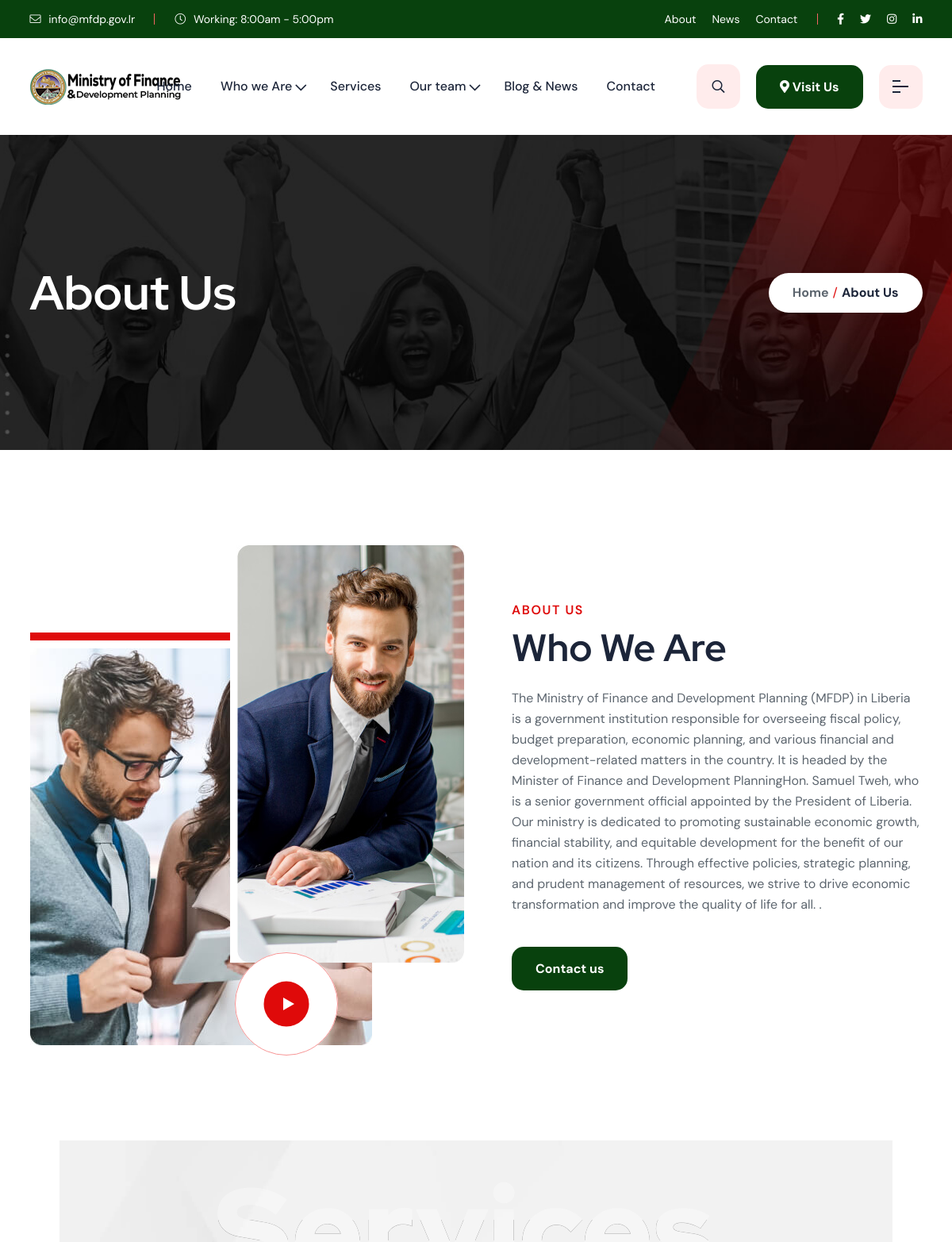
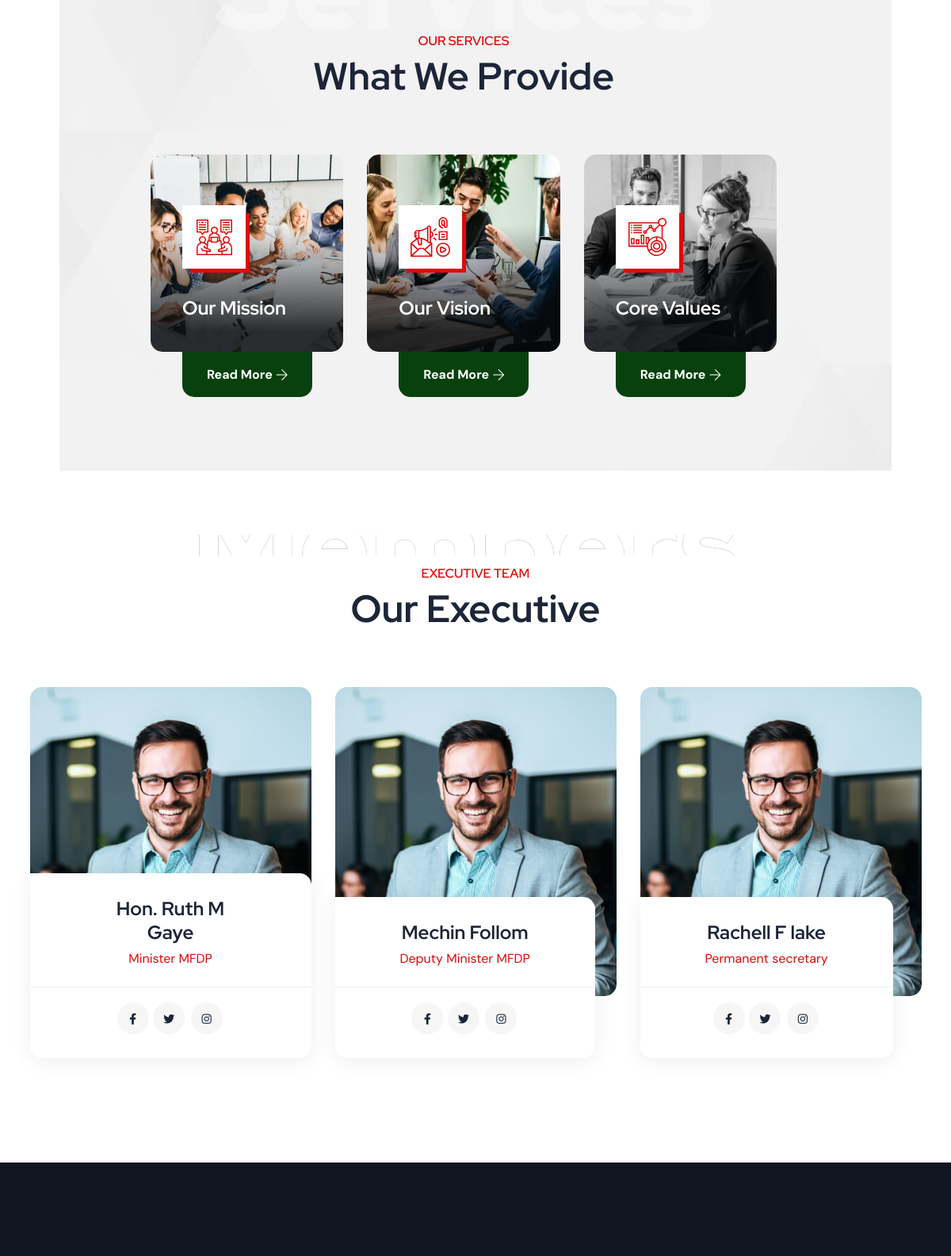
/about (upper part), run on the app's committed database (2 pictures, top to bottom).
### MFDP/models.py (models this page shows, shortened)
class Executive_Team(models.Model):
    full_name =models.CharField(max_length=100)
    image =models.ImageField(upload_to="team/", blank=True, null=True)
    position =models.CharField(max_length=50, blank=True, null=True)

### MFDP/views.py (the view)
# urls.py: path('about', about, name="about"),
def about(request):
    executives = Executive_Team.objects.all()[:3]
    context ={
        'executives':executives
    }
    return render(request, 'about-us.html', context)

### MFDP/templates/about-us.html (shortened to what this page needs)
{% extends 'base.html' %}
{% load static %}
{% block content %}
    <div class="rts-breadcrumb-area breadcrumb-bg bg_image">
        <div class="container">
            <div class="row align-items-center">
                <div class="col-xl-6 col-lg-6 col-md-6 col-sm-12 col-12 breadcrumb-1">
                    <h1 class="title">About Us</h1>
                </div>
                <div class="col-xl-6 col-lg-6 col-md-6 col-sm-12 col-12">
                    <div class="bread-tag">
                        <a href="/">Home</a>
                        <span> / </span>
                        <a href="#" class="active">About Us</a>
                    </div>
                </div>
            </div>
        </div>
    </div>
    <div class="rts-about-area rts-section-gap">
        <div class="container">
            <div class="row g-5 align-items-center">
                <div class="col-lg-6">
                    <div class="about-image-v-inner">
                        <div class="image-area">
                            <img class="mt--110 img-1" src="/static/assets/images/about/main/about-03.jpg" alt="BUsiness_image">
                            <img class="img-over" src="/static/assets/images/about/main/about-04.jpg" alt="BUsiness_image">
                            <div class="goal-button-wrapper">
                                <div class="vedio-icone">
                                    <a id="play-video" class="video-play-button" href="https://www.youtube.com/watch?v=OtAHGnbG9PA">
                                        <span></span>
                                    </a>
                                </div>
                            </div>
                        </div>
                    </div>
                </div>
                <div class="col-lg-6">
                    <div class="about-progress-inner">
                        <div class="title-area">
                            <span>ABOUT US</span>
                            <h2 class="title">Who We Are</h2>
                        </div>
                        <div class="inner">
                            <p class="disc">The Ministry of Finance and Development Planning (MFDP) in Liberia is a government institution responsible for overseeing fiscal policy,
                                 budget preparation, economic planning, and various financial and development-related matters in the country.
                                It is headed by the Minister of Finance and Development PlanningHon. Samuel Tweh, who is a senior government official appointed by the President of Liberia.<br>
                                Our ministry is dedicated to promoting sustainable economic growth, financial stability, and equitable development for the benefit of our nation and its citizens.
                                 Through effective policies, strategic planning, and prudent management of resources, we strive to drive economic transformation and improve the quality of life for all.
.</p>
                            <a href="#" class="rts-btn btn-primary">Contact us</a>
                        </div>
                    </div>
                </div>
            </div>
        </div>
    </div>
    <div class="rts-service-area rts-section-gapBottom">
        <div class="container-fluid service-main about-service-width-controler">
            <div class="background-service service-three row">
                <div class="row g-5">
                    <div class="rts-title-area service-four text-center pt--40 pt_md--0 mt_sm--0 mt_md--0">
                        <p class="pre-title">
                            Our Services
                        </p>
                        <h2 class="title">What We Provide</h2>
                    </div>
                    <div class="col-xl-4 col-md-6 col-sm-12 col-12 pt--15 mb--80 mb_md--40 mb_sm--30">
                        <div class="service-one-inner-four">
                            <div class="big-thumbnail-area">
                                <a href="#" class="thumbnail">
                                </a>
                                <div class="content">
                                    <img src="/static/assets/images/service/icon/13.svg" alt="Business-icon">
                                    <h5 class="title">Our Mission</h5>
                                </div>
                                <a href="/mission" class="over_link"></a>
                            </div>
                            <a href="/mission" class="rts-btn btn-primary"> Read More<i
                                    class="fal fa-arrow-right"></i></a>
                        </div>
                    </div>
                    <div class="col-xl-4 col-md-6 col-sm-12 col-12 pt--15 mb--80 mb_md--40 mb_sm--30">
                        <div class="service-one-inner-four">
                            <div class="big-thumbnail-area">
                                <a href="#" class="thumbnail">
                                </a>
                                <div class="content">
                                    <img src="/static/assets/images/service/icon/14.svg" alt="Business-icon">
                                    <h5 class="title">Our Vision </h5>
                                </div>
                                <a href="/mission" class="over_link"></a>
                            </div>
                            <a href="/mission" class="rts-btn btn-primary"> Read More<i
                                    class="fal fa-arrow-right"></i></a>
                        </div>
                    </div>
                    <div class="col-xl-4 col-md-6 col-sm-12 col-12 pt--15 mb--80">
                        <div class="service-one-inner-four">
                            <div class="big-thumbnail-area">
                                <a href="#" class="thumbnail">
                                </a>
                                <div class="content">
                                    <img src="/static/assets/images/service/icon/15.svg" alt="Business-icon">
                                    <h5 class="title">Core Values</h5>
                                </div>
                                <a href="/mission" class="over_link"></a>
                            </div>
                            <a href="/mission" class="rts-btn btn-primary"> Read More<i
                                    class="fal fa-arrow-right"></i></a>
                        </div>
                    </div>
                </div>
            </div>
        </div>
    </div>
    <div class="rts-team-area rts-section-gapBottom appoinment-team team-two">
        <div class="container">
            <div class="row">
                <div class="col-12">
                    <div class="rts-title-area team text-center">
                        <p class="pre-title">
                            Executive Team
                        </p>
                        <h2 class="title">Our Executive</h2>
                    </div>
                </div>
            </div>
            <div class="row g-5 mt--15 mt_sm--0">
                {% for item in executives %}
                <div class="col-xl-4 col-md-6 col-sm-12 col-12">
                    <div class="team-inner-two">
                        <a href="team-details.html" class="thumbnail">
                            <img src="/static/assets/images/team/tm/lg-01.jpg" alt="">
                        </a>
                        <div class="acquaintance-area">
                            <div class="header">
                                <a href="team-details.html">
                                    <h5 class="title">{{item.full_name}}</h5>
                                </a>
                                <span>{{item.position}}</span>
                            </div>
                            <div class="acquaintance-social">
                                <a href="#"><i class="fab fa-facebook-f"></i></a>
                                <a href="#"><i class="fab fa-twitter"></i></a>
                                <a href="#"><i class="fab fa-instagram"></i></a>
                            </div>
                        </div>
                    </div>
                </div>
                {% empty %}
                <p>No Photos</p>
                {% endfor %}
            </div>
        </div>
    </div>
    <div class="rts-faq-section rts-section-gap rts-faq-bg bg_image">
    </div>
    {% endblock %}

### data on the page
Executive_Team: full_name "Hon. Ruth M Gaye", position "Minister MFDP"
Executive_Team: full_name "Mechin Follom", position "Deputy Minister MFDP"
Executive_Team: full_name "Rachell F lake", position "Permanent secretary"
